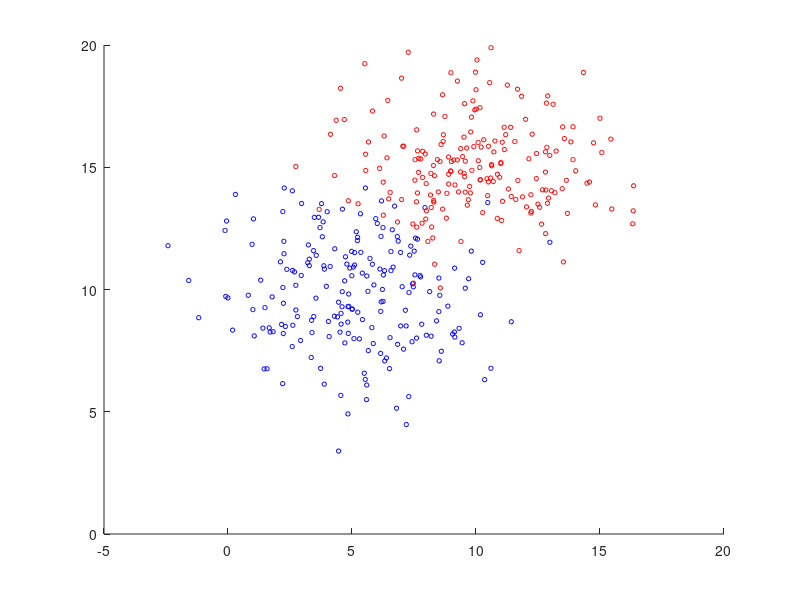

Here is the MATLAB script that generated this plot: (Note: this script raises an error after producing the figure.)
clear all;
close all;

MU1 = [5 10];
SIGMA1 = [8 0; 0 4];
MU2 = [10 15];
SIGMA2 = [8 0; 0 4];

R1 = chol(SIGMA1);
R2= chol(SIGMA2);

X1 = repmat(MU1,200,1) + randn(200,2)*R1;
X2 = repmat(MU2,200,1) + randn(200,2)*R2;

SIGMA1 = cov(X1);
SIGMA2 = cov(X2);


range1 = [-5:0.1:20];
range2 = [-5:0.1:20];

figure;
hold on;

scatter(X1(:,1), X1(:,2), 10, 'b');
scatter(X2(:,1), X2(:,2), 10, 'r');

[a_vectors, a_values] = eigs(SIGMA1);
[b_vectors, b_values] = eigs(SIGMA2);

a_theta = atan2(a_vectors(2,1), a_vectors(1,1));
plot_ellipse(MU1(1), MU1(2), a_theta, sqrt(a_values(1,1)), sqrt(a_values(2,2)));

b_theta = atan2(b_vectors(2,1), b_vectors(1,1));
plot_ellipse(MU2(1), MU2(2), b_theta, sqrt(b_values(1,1)),sqrt(b_values(2,2)));

med_1 = MED([MU1; MU2], range1, range2);
contour(range1, range2, med_1', [1 1], '--r');
hold on;

case1_classes = {X1, X2};
confusion = zeros(size(case1_classes, 2));

for i=1:size(case1_classes, 2)
    current_class = cell2mat(case1_classes(i));
    for j=1:size(current_class, 1)

       predicted = MED([MU1; MU2], current_class(j,1), current_class(j,2));
   
       confusion(i,predicted) = confusion(i,predicted) + 1;
    end
end 

confusion
      
error = (sum(confusion(:)) - trace(confusion)) / sum(confusion(:))
